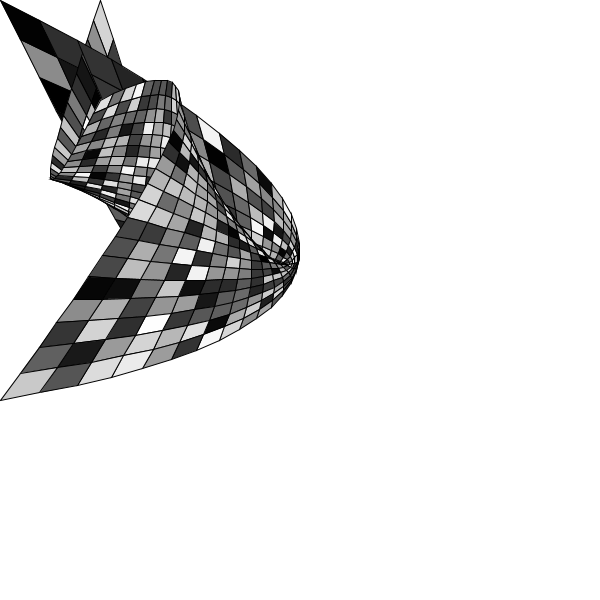
Frame 1 (no input)
Frame 60 (the mouse pressed at the canvas centre just before this capture): identical to frame 1, image omitted
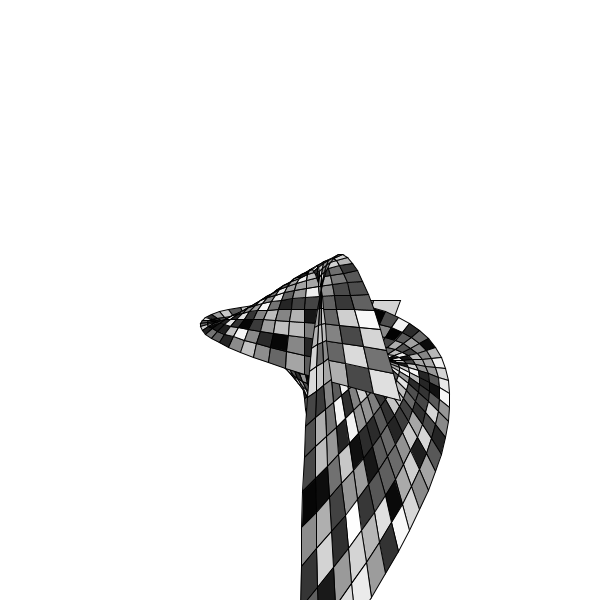
Frame 120 (the mouse held since frame 60 and released just before this capture)

The Processing sketch that drew these frames (run headless with seeded random() and noise(); from frame 60 on, the mouse is pressed at the canvas centre):

// Processing sketch: processing_175094
// ── processing_175094.pde

PVector[][] patch;
float ax=100;
float ay=width-100;
float bx=height-100;
float by=height-500;
int RESOLUTION = 30; // patch resolution
void setup() {
  size(600, 600);
  patch = new PVector[RESOLUTION][RESOLUTION]; 
  for (int i=0; i< RESOLUTION; i++) {
    for (int j=0; j< RESOLUTION; j++) { 
      patch[i][j] = new PVector();
    }
  }
}
float bernstein(float p1, float p2, float p3, float t) { // quadratic bernstein interpolation
  float result= p1*(1-t)*(1-t) + p2*2*(1-t)*t + p3*t*t; 
  return result;
}
PVector uv(int x, int y) {
  // convert (x,y) in range 0 ~ (RESOLUTION-1) to (u,v) in 0~1 scale 
  float u = (float)x / (RESOLUTION-1);
  float v = (float)y / (RESOLUTION-1);
  PVector uv = new PVector(u, v);
  return uv;
}
PVector getPosInBezierPatch(PVector uv, PVector lBottom, PVector mBottom, PVector rBottom, PVector lMiddle, PVector mMiddle, PVector rMiddle, 
PVector lTop, PVector mTop, PVector rTop) {
  // return actural (x,y) that corresponds to (u,v) in a patch defined 
  // by (leftBottom, rightBottom, leftTop, rightTop)
  float u = uv.x;
  float v = uv.y;
  PVector pos = new PVector();
  float u1 = bernstein(lBottom.x, mBottom.x, rBottom.x, u); 
  float u2 = bernstein(lMiddle.x, mMiddle.x, rMiddle.x, u); 
  float u3 = bernstein(lTop.x, mTop.x, rTop.x, u);
  pos.x = bernstein(u1, u2, u3, v);
  u1 = bernstein(lBottom.y, mBottom.y, rBottom.y, u); 
  u2 = bernstein(lMiddle.y, mMiddle.y, rMiddle.y, u);
  u3 = bernstein(lTop.y, mTop.y, rTop.y, u);
  pos.y = bernstein(u1, u2, u3, v);
  return pos;
}
void createPatch(PVector[][] patch, PVector lBottom, PVector mBottom, PVector rBottom, PVector lMiddle, PVector mMiddle, PVector rMiddle, 
PVector lTop, PVector mTop, PVector rTop) {
  for (int iy=0; iy<RESOLUTION; iy++) { 
    for (int ix=0; ix<RESOLUTION; ix++) {
      PVector uv = uv(ix, iy);
      PVector pos = getPosInBezierPatch(uv, lBottom, mBottom, rBottom, lMiddle, mMiddle, rMiddle, lTop, mTop, rTop); 
      patch[iy][ix].x = pos.x;
      patch[iy][ix].y = pos.y;
    }
  }
}
void renderPatch(PVector[][] patch) { 
  fill(255, 0, 0);
  stroke(0);
  for (int iy=0; iy<RESOLUTION-1; iy++) {
    beginShape(QUAD_STRIP); // try POINTS 
    for (int ix=0; ix<RESOLUTION; ix++) {
      fill(random(255));
      vertex(patch[iy][ix].x, patch[iy][ix].y); 
      vertex(patch[iy+1][ix].x, patch[iy+1][ix].y);
    } 
    endShape();
  }
}
void draw() { 
  background(255); 
  randomSeed(0);
  // design a patch

    for (float ax=100; ax<width/2; ax++);
    for (float ay=width-100; ay>width/2; ay--);
    for (float bx=height-100; bx<height/2; bx--);
    for (float by=height-500; by<height/2; by++);
    PVector lBottom = new PVector(mouseX+ax, mouseY-bx); // left bottom 
    PVector mBottom = new PVector(width/2, height); // middle bottom 
    PVector rBottom = new PVector(mouseX-ay, mouseY+bx); // right bottom 
    PVector lMiddle = new PVector(0, height/2); // left middle
    PVector mMiddle = new PVector(width/2, height/2); // middle middle 
    PVector rMiddle = new PVector(width, height/2); // right middle
    PVector lTop = new PVector(mouseX+ax, mouseY+ax); // left top
    PVector mTop = new PVector(width/2, 0); // middle top
    PVector rTop = new PVector(mouseX-ay, mouseY-by); // right top
    createPatch(patch, lBottom, mBottom, rBottom, lMiddle, mMiddle, rMiddle, lTop, mTop, rTop); 
    renderPatch(patch);

}
